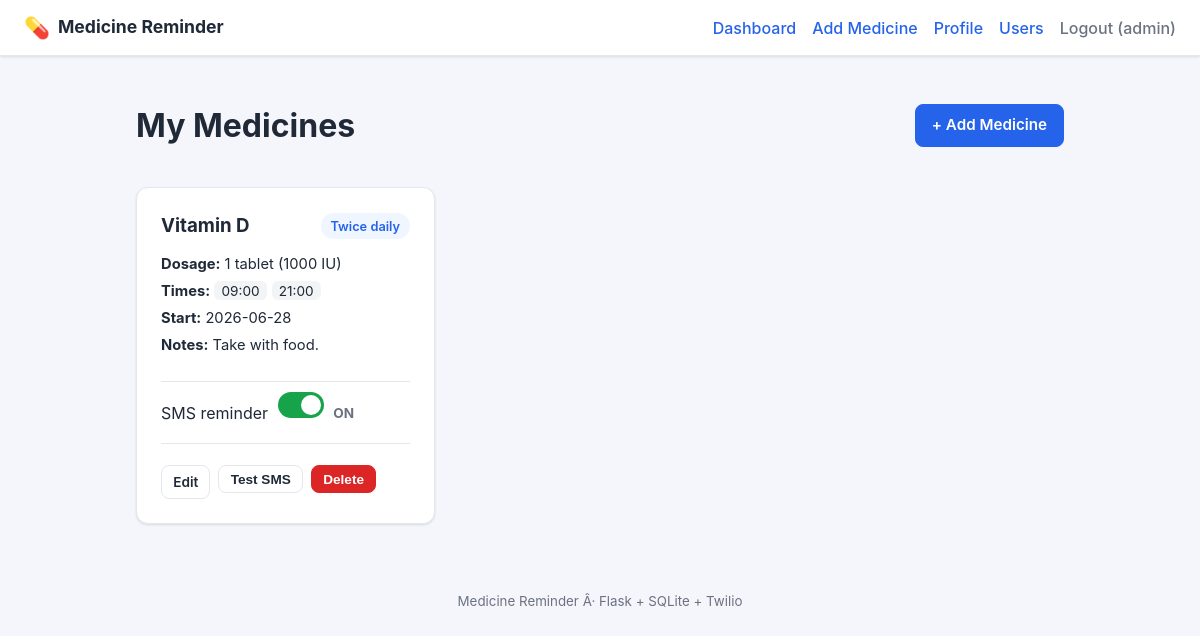
The app's page /dashboard (signed in) with its own data.
### tables this page shows
CREATE TABLE users (
            id            INTEGER PRIMARY KEY AUTOINCREMENT,
            username      TEXT UNIQUE NOT NULL,
            password_hash TEXT NOT NULL,
            full_name     TEXT,
            email         TEXT,
            phone         TEXT,
            sms_enabled   INTEGER NOT NULL DEFAULT 0,
            is_admin      INTEGER NOT NULL DEFAULT 0,
            created_at    TEXT NOT NULL
        );

CREATE TABLE medicines (
            id          INTEGER PRIMARY KEY AUTOINCREMENT,
            user_id     INTEGER NOT NULL,
            name        TEXT NOT NULL,
            dosage      TEXT,
            frequency   TEXT NOT NULL,        -- human label, e.g. "Twice daily"
            times       TEXT NOT NULL,        -- comma separated HH:MM list
            start_date  TEXT,
            end_date    TEXT,
            notes       TEXT,
            sms_enabled INTEGER NOT NULL DEFAULT 0,  -- per-medicine SMS toggle
            created_at  TEXT NOT NULL,
            FOREIGN KEY (user_id) REFERENCES users(id) ON DELETE CASCADE
        );

### app.py (the view)
@app.route("/dashboard")
@login_required
def dashboard():
    db = get_db()
    user = current_user()
    medicines = db.execute(
        "SELECT * FROM medicines WHERE user_id = ? ORDER BY created_at DESC", (user["id"],)
    ).fetchall()
    return render_template("dashboard.html", medicines=medicines)

### app.py (called while the page is built)
def get_db():
    if "db" not in g:
        g.db = sqlite3.connect(DB_PATH)
        g.db.row_factory = sqlite3.Row
        g.db.execute("PRAGMA foreign_keys = ON")
    return g.db

def current_user():
    uid = session.get("user_id")
    if not uid:
        return None
    db = get_db()
    return db.execute("SELECT * FROM users WHERE id = ?", (uid,)).fetchone()

def login_required(view):
    from functools import wraps
    @wraps(view)
    def wrapped(*args, **kwargs):
        if not session.get("user_id"):
            flash("Please log in first.", "warning")
            return redirect(url_for("login"))
        return view(*args, **kwargs)
    return wrapped

@app.context_processor
def inject_user():
    return {"current_user": current_user()}

### templates/dashboard.html (shortened to what this page needs)
{% extends "base.html" %}
{% block content %}
<div class="page-head">
  <h1>My Medicines</h1>
  <a href="{{ url_for('add_medicine') }}" class="btn primary">+ Add Medicine</a>
</div>
{% if medicines %}
<div class="grid">
  {% for m in medicines %}
  <div class="card med-card">
    <div class="med-head">
      <h3>{{ m.name }}</h3>
      <span class="badge">{{ m.frequency }}</span>
    </div>
    <ul class="meta">
      <li><strong>Dosage:</strong> {{ m.dosage or 'â€”' }}</li>
      <li><strong>Times:</strong>
        {% for t in m.times.split(',') %}<span class="time">{{ t }}</span>{% endfor %}
      </li>
      {% if m.start_date %}<li><strong>Start:</strong> {{ m.start_date }}</li>{% endif %}
      {% if m.notes %}<li><strong>Notes:</strong> {{ m.notes }}</li>{% endif %}
    </ul>
    <div class="sms-row">
      <span>SMS reminder</span>
      <label class="switch">
        <span class="slider"></span>
      </label>
      <span class="sms-state">{{ 'ON' if m.sms_enabled else 'OFF' }}</span>
    </div>
    <div class="actions">
      <a href="{{ url_for('edit_medicine', med_id=m.id) }}" class="btn small">Edit</a>
      <form method="post" action="{{ url_for('test_sms', med_id=m.id) }}" style="display:inline">
        <button type="submit" class="btn small ghost">Test SMS</button>
      </form>
      <form method="post" action="{{ url_for('delete_medicine', med_id=m.id) }}"
            onsubmit="return confirm('Delete {{ m.name }}?');" style="display:inline">
        <button type="submit" class="btn small danger">Delete</button>
      </form>
    </div>
  </div>
  {% endfor %}
</div>
{% else %}
<div class="card empty">
  <p>No medicines yet. <a href="{{ url_for('add_medicine') }}">Add your first one</a>.</p>
</div>
{% endif %}
{% endblock %}

### templates/base.html (shortened to what this page needs)
<!DOCTYPE html>
<html lang="en">
<head>
  <link rel="stylesheet" href="{{ url_for('static', filename='style.css') }}" />
</head>
<body>
  <header class="topbar">
    <div class="brand">
      <span class="pill">💊</span>
      <a href="{{ url_for('dashboard') }}">Medicine Reminder</a>
    </div>
    <nav>
      {% if current_user %}
        <a href="{{ url_for('dashboard') }}">Dashboard</a>
        <a href="{{ url_for('add_medicine') }}">Add Medicine</a>
        <a href="{{ url_for('profile') }}">Profile</a>
        {% if current_user['is_admin'] %}
          <a href="{{ url_for('users_list') }}">Users</a>
        {% endif %}
        <a class="muted" href="{{ url_for('logout') }}">Logout ({{ current_user['username'] }})</a>
      {% else %}
        <a href="{{ url_for('login') }}">Login</a>
        <a href="{{ url_for('register') }}">Register</a>
      {% endif %}
    </nav>
  </header>
  <main class="container">
    {% block content %}{% endblock %}
  </main>
  <footer class="footer">
    <small>Medicine Reminder Â· Flask + SQLite + Twilio</small>
  </footer>
</body>
</html>

### static/style.css (style rules this page uses)
:root { --bg: #f4f6fb; --card: #ffffff; --ink: #1f2937; --muted: #6b7280; --primary: #2563eb; --primary-dark: #1d4ed8; --danger: #dc2626; --ok: #16a34a; --border: #e5e7eb; --shadow: 0 1px 3px rgba(0,0,0,.08), 0 1px 2px rgba(0,0,0,.04); }
* { box-sizing: border-box; }
body { margin: 0; font-family: -apple-system, BlinkMacSystemFont, "Segoe UI", Roboto, Helvetica, Arial, sans-serif; background: var(--bg); color: var(--ink); line-height: 1.5; }
.topbar { display: flex; align-items: center; justify-content: space-between; background: var(--card); padding: .75rem 1.5rem; border-bottom: 1px solid var(--border); box-shadow: var(--shadow); flex-wrap: wrap; gap: .5rem; }
.brand { display: flex; align-items: center; gap: .5rem; font-weight: 700; font-size: 1.1rem; }
.brand a { color: var(--ink); text-decoration: none; }
.brand .pill { font-size: 1.3rem; }
.topbar nav { display: flex; gap: 1rem; flex-wrap: wrap; }
.topbar nav a { color: var(--primary); text-decoration: none; font-weight: 500; }
.topbar nav a.muted { color: var(--muted); }
.container { max-width: 960px; margin: 1.5rem auto; padding: 0 1rem; }
.page-head { display: flex; align-items: center; justify-content: space-between; margin-bottom: 1rem; flex-wrap: wrap; gap: .5rem; }
.card { background: var(--card); border: 1px solid var(--border); border-radius: 12px; padding: 1.5rem; box-shadow: var(--shadow); margin-bottom: 1rem; }
label { display: block; margin-bottom: 1rem; font-weight: 500; }
.btn { display: inline-block; padding: .55rem 1rem; border: 1px solid var(--border); border-radius: 8px; background: #fff; color: var(--ink); font-size: .95rem; font-weight: 600; text-decoration: none; cursor: pointer; }
.btn.primary { background: var(--primary); border-color: var(--primary); color: #fff; }
.btn.danger { background: var(--danger); border-color: var(--danger); color: #fff; }
.btn.ghost { background: transparent; }
.btn.small { padding: .35rem .7rem; font-size: .85rem; }
.grid { display: grid; grid-template-columns: repeat(auto-fill, minmax(280px, 1fr)); gap: 1rem; }
.med-card { display: flex; flex-direction: column; }
.med-head { display: flex; justify-content: space-between; align-items: center; gap: .5rem; }
.med-head h3 { margin: 0; }
.badge { background: #eff6ff; color: var(--primary); padding: .2rem .6rem; border-radius: 999px; font-size: .8rem; font-weight: 600; }
.meta { list-style: none; padding: 0; margin: .8rem 0; color: var(--ink); font-size: .92rem; }
.meta li { margin-bottom: .3rem; }
.time { background: #f3f4f6; border-radius: 6px; padding: .1rem .45rem; margin-right: .3rem; font-size: .85rem; }
.actions { display: flex; gap: .5rem; margin-top: auto; padding-top: .8rem; flex-wrap: wrap; }
.sms-row { display: flex; align-items: center; gap: .6rem; padding: .6rem 0; border-top: 1px solid var(--border); border-bottom: 1px solid var(--border); margin: .5rem 0; }
.sms-state { font-weight: 700; font-size: .85rem; color: var(--muted); }
.switch { position: relative; display: inline-block; width: 46px; height: 26px; }
.slider { position: absolute; inset: 0; background: #cbd5e1; border-radius: 999px; transition: .2s; cursor: pointer; }
.slider:before { content: ""; position: absolute; height: 20px; width: 20px; left: 3px; top: 3px; background: #fff; border-radius: 50%; transition: .2s; }
.switch input:checked + .slider { background: var(--ok); }
.switch input:checked + .slider:before { transform: translateX(20px); }
.footer { text-align: center; color: var(--muted); padding: 1.5rem; }

### records on screen
users: username "admin"
medicines: name "Vitamin D", frequency "Twice daily", dosage "1 tablet (1000 IU)", t "09:00" "21:00", start_date "2026-06-28", notes "Take with food.", sms_enabled "ON"
